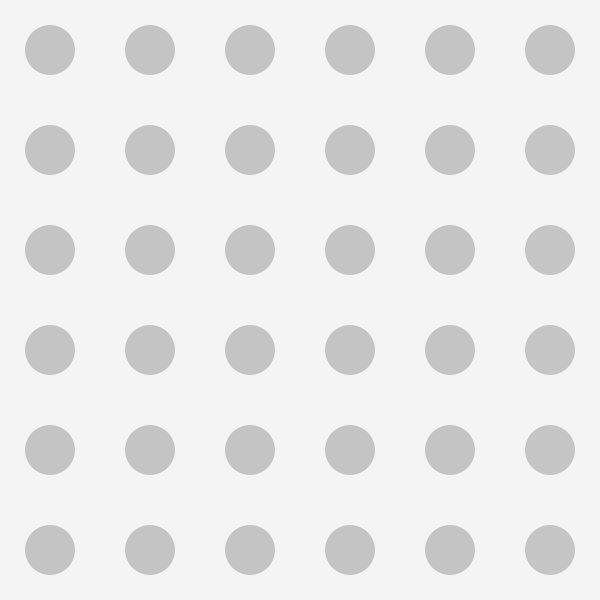
Frame 1 (no input)
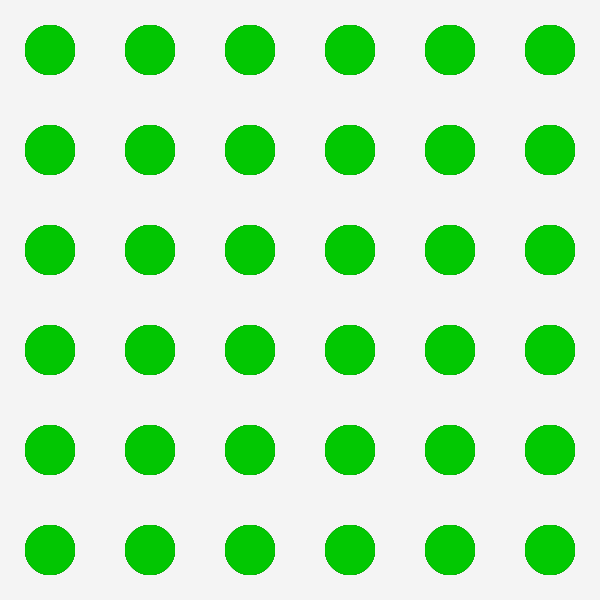
Frame 60 (the mouse pressed at the canvas centre just before this capture)
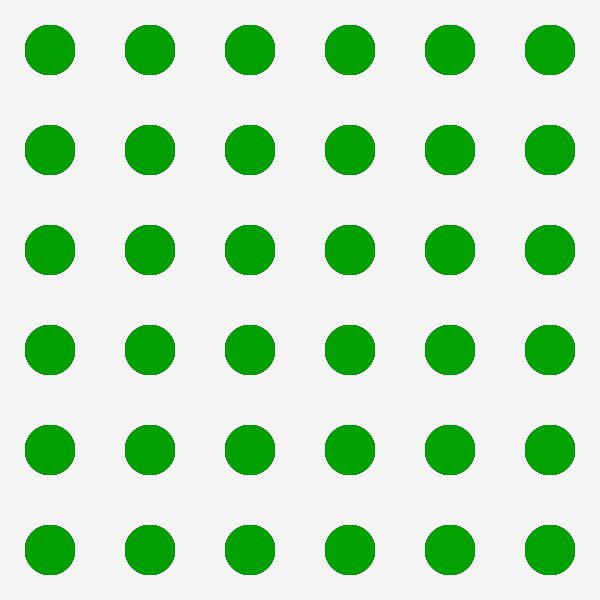
Frame 120 (the mouse held since frame 60 and released just before this capture)

The Processing sketch that drew these frames (run headless with seeded random() and noise(); from frame 60 on, the mouse is pressed at the canvas centre):

// Processing sketch: basics_06
// ── basics_06.pde
// WINTER WORKSHOP 2014, IDAS
// PROTOTYPING WITH CREATIVE CODING
//
// Instructor: KARAM BYUN
// byunnnn.com
// --------------------------
// BASICS 06: More Loops and Complications 
// ------------------------

float add;

void setup() {
  size(600, 600);
  background(244); 
  noStroke();
}

void draw() {

  // Simple code with looping
  // Loop을 이용한 간단한 코딩
  for (int x = 0; x < width; x+=100) {
    for (int y = 0; y < height; y+=100) {
      fill(0, add, 0, 50);
      ellipse(50+x, 50+y, 50, 50);

      if (add > 255) {
        add = 0;
      } 
      else {
        add = add + 0.1;
      }
    }
  }
}
